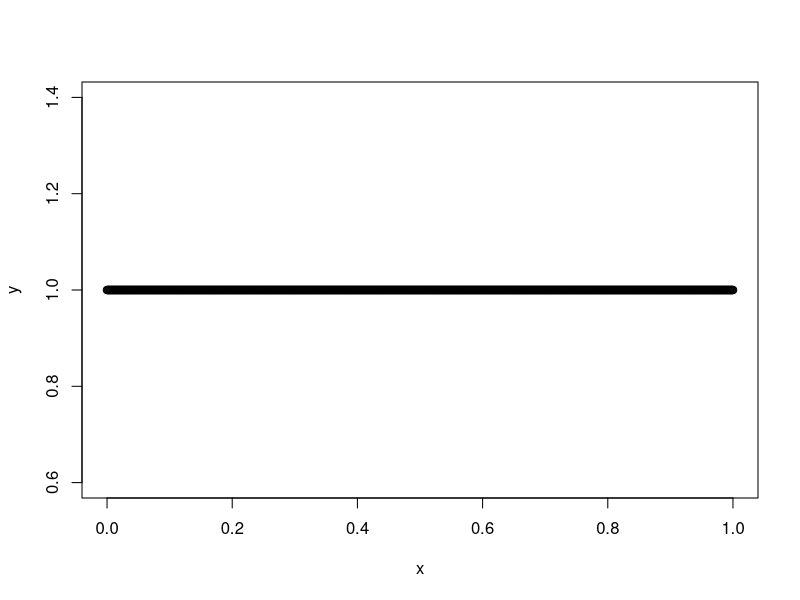

The R script that drew this image: (Note: this script raises an error after producing the figure.)






# Beta P0 prior  (more precise metho)
x <- seq(0, 1, 0.001)
y <- dbeta(x, shape1=1, shape2=1)  
plot(y ~ x)

# Beta P0 prior (sampling method)
vals <- rbeta(n=100000, shape1 = 1, shape2 = 1)
df <- tibble(vals=vals)
ggplot(data=df, aes(x=vals)) +
  geom_density()



# Lognormal R prior
r1 <- 0.05
r2 <- 0.5
x <- seq(0, 3, by=0.01)
y <- dlnorm(x, meanlog=log((r1+r2)/2), sdlog=log( ((r1+r2)/2) - log(r1)) /2 )
plot(y ~ x, type="line")
